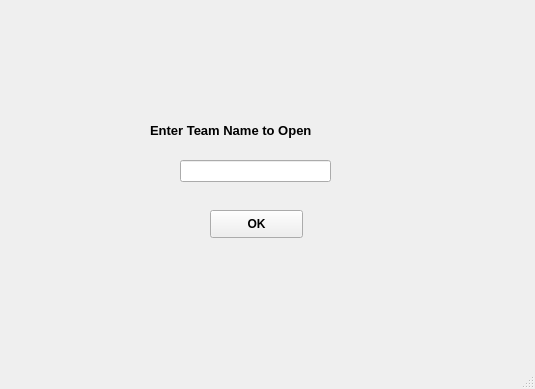
<?xml version="1.0" encoding="UTF-8"?>
<ui version="4.0">
 <class>OpenWindow</class>
 <widget class="QMainWindow" name="OpenWindow">
  <property name="geometry">
   <rect>
    <x>0</x>
    <y>0</y>
    <width>535</width>
    <height>389</height>
   </rect>
  </property>
  <property name="windowTitle">
   <string>MainWindow</string>
  </property>
  <widget class="QWidget" name="centralwidget">
   <widget class="QLabel" name="OpenTeam">
    <property name="geometry">
     <rect>
      <x>150</x>
      <y>120</y>
      <width>291</width>
      <height>20</height>
     </rect>
    </property>
    <property name="font">
     <font>
      <pointsize>10</pointsize>
      <weight>75</weight>
      <bold>true</bold>
     </font>
    </property>
    <property name="text">
     <string>Enter Team Name to Open</string>
    </property>
   </widget>
   <widget class="QLineEdit" name="OpenTheTeam">
    <property name="geometry">
     <rect>
      <x>180</x>
      <y>160</y>
      <width>151</width>
      <height>22</height>
     </rect>
    </property>
   </widget>
   <widget class="QPushButton" name="openButton">
    <property name="geometry">
     <rect>
      <x>210</x>
      <y>210</y>
      <width>93</width>
      <height>28</height>
     </rect>
    </property>
    <property name="font">
     <font>
      <weight>75</weight>
      <bold>true</bold>
     </font>
    </property>
    <property name="text">
     <string>OK</string>
    </property>
   </widget>
  </widget>
  <widget class="QStatusBar" name="statusbar"/>
 </widget>
 <resources/>
 <connections/>
</ui>
